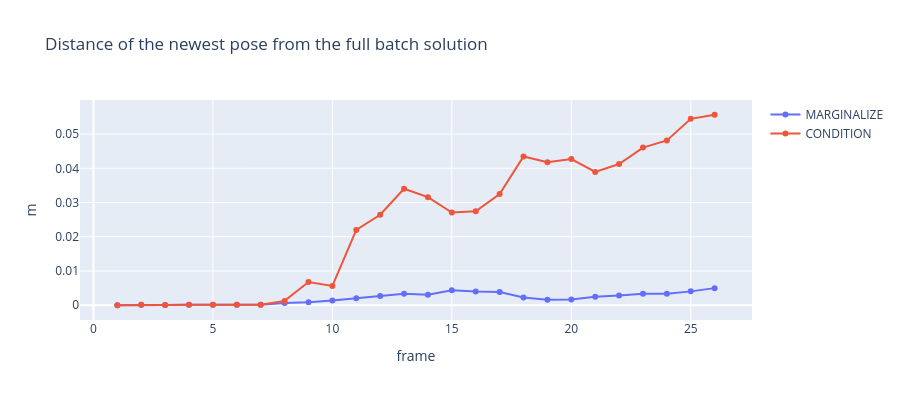

This figure's notebook cell:
### Code cell
fig = go.Figure()
for name, rows in results.items():
    fig.add_trace(go.Scatter(x=[r[0] for r in rows], y=[r[4] for r in rows], name=name, mode="lines+markers"))
fig.update_layout(title="Distance of the newest pose from the full batch solution",
                  xaxis_title="frame", yaxis_title="m", height=400)
fig.show()

### Figure 1 — Plotly figure (JSON) as saved in the notebook; plotly's stock layout.template omitted (floating-point values rounded to 4 significant figures)
{"data": [{"mode": "lines+markers", "name": "MARGINALIZE", "type": "scatter", "x": [1, 2, 3, 4, 5, 6, 7, 8, 9, 10, 11, 12, 13, 14, 15, 16, 17, 18, 19, 20, 21, 22, 23, 24, 25, 26], "y": [0.0, 0.0001102, 8.235e-05, 0.0001112, 0.0001823, 0.0001787, 0.0001737, 0.0006419, 0.000871, 0.0014, 0.002059, 0.002737, 0.003336, 0.003036, 0.004376, 0.004052, 0.003883, 0.002251, 0.001602, 0.00167, 0.002458, 0.002854, 0.003342, 0.003345, 0.004053, 0.004999]}, {"mode": "lines+markers", "name": "CONDITION", "type": "scatter", "x": [1, 2, 3, 4, 5, 6, 7, 8, 9, 10, 11, 12, 13, 14, 15, 16, 17, 18, 19, 20, 21, 22, 23, 24, 25, 26], "y": [0.0, 0.0001102, 8.235e-05, 0.0001112, 0.0001823, 0.0001787, 0.0001631, 0.001273, 0.006791, 0.005625, 0.022, 0.02642, 0.03403, 0.03157, 0.02707, 0.02744, 0.03251, 0.04345, 0.04176, 0.04269, 0.03892, 0.04124, 0.04606, 0.04815, 0.05445, 0.05564]}], "layout": {"height": 400, "title": {"text": "Distance of the newest pose from the full batch solution"}, "xaxis": {"title": {"text": "frame"}}, "yaxis": {"title": {"text": "m"}}}}
